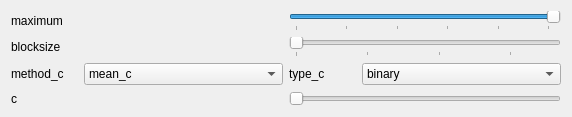
<?xml version="1.0" encoding="UTF-8"?>
<ui version="4.0">
 <class>DialogAdaptiveThreshold</class>
 <widget class="QDialog" name="DialogAdaptiveThreshold">
  <property name="geometry">
   <rect>
    <x>0</x>
    <y>0</y>
    <width>572</width>
    <height>114</height>
   </rect>
  </property>
  <property name="windowTitle">
   <string>Dialog</string>
  </property>
  <layout class="QGridLayout" name="gridLayout_2">
   <item row="0" column="0">
    <layout class="QGridLayout" name="gridLayout" rowstretch="0,0,0,0" columnstretch="1,3,1,3">
     <item row="2" column="1">
      <widget class="QComboBox" name="comboBoxMethod">
       <item>
        <property name="text">
         <string>mean_c</string>
        </property>
       </item>
       <item>
        <property name="text">
         <string>gaussian_c</string>
        </property>
       </item>
      </widget>
     </item>
     <item row="2" column="0">
      <widget class="QLabel" name="label_4">
       <property name="text">
        <string>method_c</string>
       </property>
      </widget>
     </item>
     <item row="2" column="3">
      <widget class="QComboBox" name="comboBoxType">
       <item>
        <property name="text">
         <string>binary</string>
        </property>
       </item>
       <item>
        <property name="text">
         <string>binary_inv</string>
        </property>
       </item>
      </widget>
     </item>
     <item row="1" column="0" colspan="2">
      <widget class="QLabel" name="label_3">
       <property name="text">
        <string>blocksize</string>
       </property>
      </widget>
     </item>
     <item row="3" column="0" colspan="2">
      <widget class="QLabel" name="label_2">
       <property name="text">
        <string>c</string>
       </property>
      </widget>
     </item>
     <item row="0" column="0" colspan="2">
      <widget class="QLabel" name="label">
       <property name="text">
        <string>maximum</string>
       </property>
      </widget>
     </item>
     <item row="2" column="2">
      <widget class="QLabel" name="label_5">
       <property name="text">
        <string>type_c</string>
       </property>
      </widget>
     </item>
     <item row="1" column="2" colspan="2">
      <widget class="QSlider" name="sliderBlocksize">
       <property name="sizePolicy">
        <sizepolicy hsizetype="Preferred" vsizetype="Preferred">
         <horstretch>0</horstretch>
         <verstretch>0</verstretch>
        </sizepolicy>
       </property>
       <property name="minimum">
        <number>3</number>
       </property>
       <property name="maximum">
        <number>39</number>
       </property>
       <property name="singleStep">
        <number>2</number>
       </property>
       <property name="orientation">
        <enum>Qt::Horizontal</enum>
       </property>
       <property name="tickPosition">
        <enum>QSlider::TicksBelow</enum>
       </property>
       <property name="tickInterval">
        <number>10</number>
       </property>
      </widget>
     </item>
     <item row="0" column="2" colspan="2">
      <widget class="QSlider" name="sliderMaximum">
       <property name="sizePolicy">
        <sizepolicy hsizetype="Preferred" vsizetype="Preferred">
         <horstretch>0</horstretch>
         <verstretch>0</verstretch>
        </sizepolicy>
       </property>
       <property name="maximum">
        <number>255</number>
       </property>
       <property name="value">
        <number>255</number>
       </property>
       <property name="orientation">
        <enum>Qt::Horizontal</enum>
       </property>
       <property name="tickPosition">
        <enum>QSlider::TicksBelow</enum>
       </property>
       <property name="tickInterval">
        <number>50</number>
       </property>
      </widget>
     </item>
     <item row="3" column="2" colspan="2">
      <widget class="QSlider" name="sliderC">
       <property name="sizePolicy">
        <sizepolicy hsizetype="Preferred" vsizetype="Preferred">
         <horstretch>0</horstretch>
         <verstretch>0</verstretch>
        </sizepolicy>
       </property>
       <property name="maximum">
        <number>100</number>
       </property>
       <property name="orientation">
        <enum>Qt::Horizontal</enum>
       </property>
      </widget>
     </item>
    </layout>
   </item>
  </layout>
 </widget>
 <resources/>
 <connections/>
</ui>
